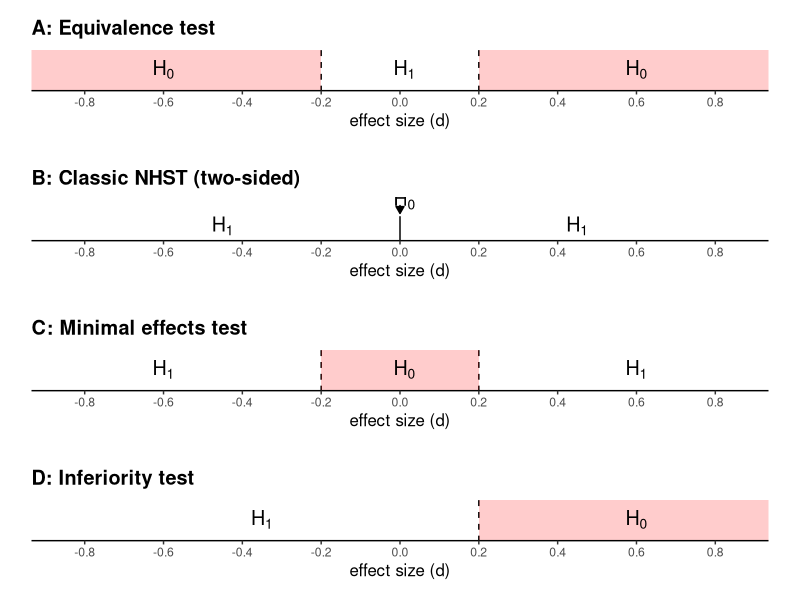

The R source for this figure:
library(ggplot2)
library(gridExtra)

plotheight <- 0.9
lowerbound <- -0.2
upperbound <- 0.2
df <- data.frame()

baseplot <-   ggplot(df) +
  scale_y_continuous(limits = c(0,plotheight+0.02), breaks=NULL) + # no y-axis will be displayed
  scale_x_continuous(limits = c(-0.85,0.85), breaks=c(-0.8, -0.6, -0.4, -0.2, 0, 0.2, 0.4, 0.6, 0.8), name = "effect size (d)") +
  theme_classic() +
  theme(plot.title = element_text(size = rel(1.3), face = "bold"), #font size & appearance for plot titles
        axis.title.y = element_blank(), #remove title of y-axis
        axis.title.x = element_text(size=rel(1.1), lineheight = 0.5), #font size for x-axis label
        plot.margin=unit(c(0.5,0.8,0.5,0.8),"cm")) #add padding around each plot to make them look nicer when combined; margin order: top, right, bottom, left

#equivalence test plot
eqplot <- baseplot +  
  ggtitle("A: Equivalence test") +
  annotate("segment", x = lowerbound, xend = lowerbound, y = plotheight, yend = -Inf, linetype = "dashed") + #dashed line for lower bound
  annotate("segment", x = upperbound, xend = upperbound, y = plotheight, yend = -Inf, linetype = "dashed") + #dashed line for upper bound
  annotate("rect", xmin = -Inf, xmax = lowerbound, ymin = -Inf, ymax = plotheight, fill = "red", alpha = .2, color = NA) + #shading for lower area
  annotate("rect", xmin = upperbound, xmax = Inf, ymin = -Inf, ymax = plotheight, fill = "red", alpha = .2, color = NA) + #shading for upper area
  annotate("text", size = rel(5), x=-0.6, y=plotheight/2, parse=TRUE, label="H[0]") + #label for lower area (H0)
  annotate("text", size = rel(5), x=0.6, y=plotheight/2, parse=TRUE, label="H[0]") + #label for upper area (H0)
  annotate("text", size = rel(5), x=-0, y=plotheight/2, parse=TRUE, label="H[1]", hjust = 0.3) #label for equivalence area

#NHST plot
NHSTplot <- baseplot +  
  ggtitle("B: Classic NHST (two-sided)") +
  annotate("segment", x = 0, xend = 0, y = plotheight-plotheight/2.4, yend = -Inf) + #vertical line at x=0 (H0)
  annotate("text", size = rel(5), x=0, y = plotheight, parse=TRUE, label="H[0]", hjust = 0.3) + #label for point null (H0)
  annotate("segment", x = 0, xend = 0, y = plotheight-plotheight/8, yend=plotheight-plotheight/2.9, 
           arrow = arrow(type = "closed", length=unit(2, "mm"))) + #arrow pointing from H0 label to H0 line
  annotate("text", size = rel(5), x=-0.45, y=plotheight/3, parse=TRUE, label="H[1]") + #label for lower area (H1)
  annotate("text", size = rel(5), x=0.45, y=plotheight/3, parse=TRUE, label="H[1]") #label for upper area (H1)

#minimal effects test plot
METplot <-   baseplot +  
  ggtitle("C: Minimal effects test") +
  annotate("segment", x = lowerbound, xend = lowerbound, y = plotheight, yend = -Inf, linetype = "dashed") + #dashed line for lower bound
  annotate("segment", x = upperbound, xend = upperbound, y = plotheight, yend = -Inf, linetype = "dashed") + #dashed line for upper bound
  annotate("rect", xmin = -0.2, xmax = 0.2, ymin = -Inf, ymax = 0.9, fill = "red", alpha = .2, color = NA) + #shading for H0 area
  annotate("text", size = rel(5), x=-0.6, y=plotheight/2, parse=TRUE, label="H[1]") + #label for lower area (H1)
  annotate("text", size = rel(5), x=0.6, y=plotheight/2, parse=TRUE, label="H[1]") + #label for upper area (H1)
  annotate("text", size = rel(5), x=-0, y=plotheight/2, parse=TRUE, label="H[0]", hjust = 0.3) #label for minimal effects area (H1)

#inferiority plot
infplot <-   baseplot +  
  ggtitle("D: Inferiority test") +
  annotate("segment", x = upperbound, xend = upperbound, y = plotheight, yend = -Inf, linetype = "dashed") + #dashed line for inferiority bound
  annotate("rect", xmin = upperbound, xmax = Inf, ymin = -Inf, ymax = 0.9, fill = "red", alpha = .2, color = NA) + #shading for H0 area
  annotate("text", size = rel(5), x=0.6, y=plotheight/2, parse=TRUE, label="H[0]") + #label for upper area (H0)
  annotate("text", size = rel(5), x=-0.35, y=plotheight/2, parse=TRUE, label="H[1]") #label for lower area (H1)

grid.arrange(eqplot, NHSTplot, METplot, infplot, ncol = 1) #combine plots in one column (all stacked)

